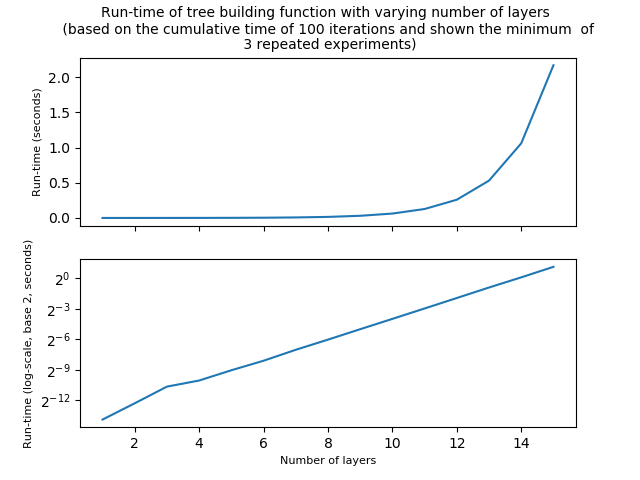

Recreate this plot in Python.
from matplotlib import pyplot as plt
import timeit
from argparse import ArgumentParser
from matplotlib.ticker import MaxNLocator


def time_the_tree(max_layers=5, number_of_runs=100, number_of_repeats=3,
                  to_plot='yes', to_save='no', file_name='perf_plot.png',
                  use_numpy='yes'):

    # Placeholders for time collection
    results = []

    for i in range(max_layers):

        if use_numpy == 'yes':
            function_call = ('create_tree_np(branch_length = 6, branch_length_decay = 0.8, tree_size = {layer},'
                             'branch_angle = 0.2, to_plot = "no", to_save="no")').format(layer=i)
            setup_call = 'from tree_np import create_tree_np'

        else:
            function_call = ('create_tree(branch_length = 6, branch_length_decay = 0.8, tree_size = {layer},'
                             'branch_angle = 0.2, to_plot = "no", to_save="no")').format(layer=i)
            setup_call = 'from tree import create_tree'

        t = timeit.Timer(function_call, setup_call)
        layer_time = min(t.repeat(number=number_of_runs, repeat=number_of_repeats))
        results.append([layer_time])

    if to_plot == 'yes':

        f, (ax1, ax2) = plt.subplots(2, 1, sharex=True)
        ax1.plot(range(1,max_layers+1), results)
        # ax1.set_title(label = "Normal text $\it{Italics}$")
        ax1.set_title("Run-time of tree building function with varying number of layers \n (based on the cumulative"
                      " time of {number} iterations and shown the minimum  of \n {repeats} "
                      "repeated experiments)".format(number=number_of_runs, repeats=number_of_repeats), fontsize=10)
        ax2.plot(range(1,max_layers+1), results)
        ax2.set_yscale('log', basey=2)
        ax2.set_xlabel("Number of layers", fontsize=8)
        ax2.set_ylabel("Run-time (log-scale, base 2, seconds)", fontsize=8)
        ax1.set_ylabel("Run-time (seconds)", fontsize=8)
        ax2.xaxis.set_major_locator(MaxNLocator(integer=True))

        if to_save == 'yes':
            plt.savefig(file_name)

    return results


if __name__ == "__main__":
    parser = ArgumentParser(description="Tree generator function performance analyser.")
    parser.add_argument('--max_layers', '-l', type=int, required=False, default=5,
                        help="Maximum number of layers to be created, default 5.")
    parser.add_argument('--number_of_runs', '-n', type=int, required=False, default=100,
                        help="Number of iterations per run, default 100.")
    parser.add_argument('--number_of_repeats', '-r', type=int, required=False, default=3,
                        help="Number of repeated experiments, default 3.")
    parser.add_argument('--to_save', '-s', type=str, required=False, default="yes",
                        help="To save the output in file named perf_plot.png.")
    parser.add_argument('--use_numpy', '-u', type=str, required=False, default="no",
                        help="Toggle to use NumPy based arrays.")
    arguments = parser.parse_args()

    time_the_tree(max_layers=arguments.max_layers,
                  number_of_runs=arguments.number_of_runs,
                  number_of_repeats=arguments.number_of_repeats,
                  to_save=arguments.to_save,
                  use_numpy=arguments.use_numpy)

